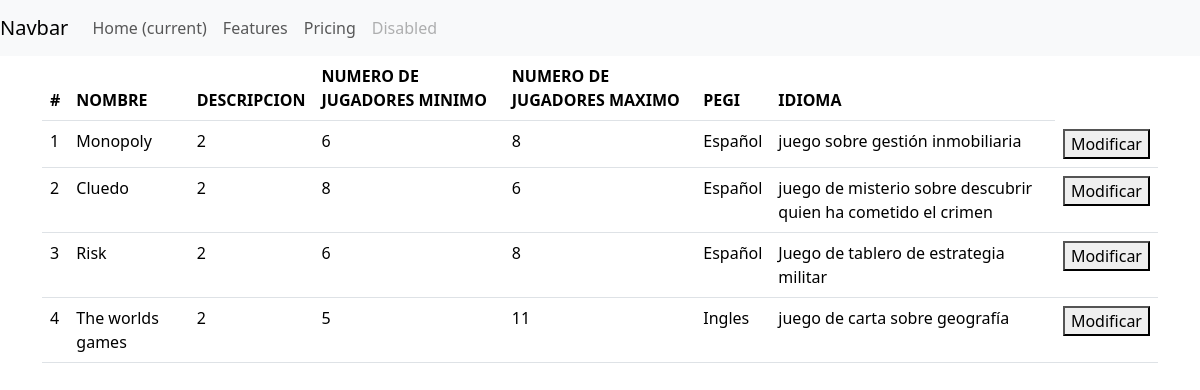
The page /view/Mostrar_juegos.php on the database its author committed.
### tables this page shows
CREATE TABLE IF NOT EXISTS Juegos(
id_juego INT AUTO_INCREMENT PRIMARY KEY,
nombre VARCHAR(50),
min_Jug INT,
max_Jug INT,
pegi INT, 
idioma VARCHAR(60),
descripcion VARCHAR(255) 
);

### model/Juego.php (called while the page is built, shortened)
<?php
class Juego
{
    public static function get_juegos($pdo)
    {
        try {
            $query = "SELECT * FROM juegos";
            $resultado = $pdo->query($query);
            $result_set = $resultado->fetchAll();
        } catch (PDOException $e) {
            print "<p>ERROR: " . $e->getMessage() . ".</p></br>";
            die();
        }
        return $result_set;
    }
}

### controller/MainController.php (called while the page is built, shortened)
<?php
include('..\model\Juego.php');
if (true) {
    $pdo = ModelUtils::conectar();
    if ($pdo) {
        $datos_juegos = ModelJuego::get_juegos($pdo);
    }
} else {
    include('../view/Login.php');
    exit();
}

### view/Mostrar_juegos.php (the view, shortened to what this page needs)
<!DOCTYPE html>
<html lang="en">
<head>
    <link href="https://cdn.jsdelivr.net/npm/bootstrap@5.3.2/dist/css/bootstrap.min.css" rel="stylesheet">
</head>
<body>
    <nav class="navbar navbar-expand-lg navbar-light bg-light">
        <a class="navbar-brand" href="#">Navbar</a>
        <div class="collapse navbar-collapse" id="navbarNav">
            <ul class="navbar-nav">
                <li class="nav-item active">
                    <a class="nav-link" href="#">Home <span class="sr-only">(current)</span></a>
                </li>
                <li class="nav-item">
                    <a class="nav-link" href="#">Features</a>
                </li>
                <li class="nav-item">
                    <a class="nav-link" href="#">Pricing</a>
                </li>
                <li class="nav-item">
                    <a class="nav-link disabled" href="#">Disabled</a>
                </li>
            </ul>
        </div>
    </nav>
    <div class="container-sm">
        <table class="table">
            <thead>
                <tr>
                    <th scope="col">#</th>
                    <th scope="col">NOMBRE</th>
                    <th scope="col">DESCRIPCION</th>
                    <th scope="col">NUMERO DE JUGADORES MINIMO</th>
                    <th scope="col">NUMERO DE JUGADORES MAXIMO</th>
                    <th scope="col">PEGI</th>
                    <th scope="col">IDIOMA</th>
                </tr>
            </thead>
            <tbody>
                <?php
                include '../controller/MainController.php';
                for ($i = 0; $i < count($datos_juegos); $i++) {
                    print("<tr>\n");
                    for ($j = 0; $j < count($datos_juegos[$i]) / 2; $j++) {
                        print("<td>" . $datos_juegos[$i][$j] . "</td>\n");
                    }
                    print("<form action=../view/Ver_juegos.php method=POST>\n");
                    print("<td><button type=submit>Modificar</button></td>");
                    print("</form>");
                }
                ?>
        </table>
</body>
</html>

### rows shown on the page
juegos: id_juego "1", nombre "Monopoly", min_Jug "2", max_Jug "6", pegi "8", idioma "Español", descripcion "juego sobre gestión inmobiliaria"
juegos: id_juego "2", nombre "Cluedo", min_Jug "2", max_Jug "8", pegi "6", idioma "Español", descripcion "juego de misterio sobre descubrir quien ha cometido el crimen"
juegos: id_juego "3", nombre "Risk", min_Jug "2", max_Jug "6", pegi "8", idioma "Español", descripcion "Juego de tablero de estrategia militar"
juegos: id_juego "4", nombre "The worlds games", min_Jug "2", max_Jug "5", pegi "11", idioma "Ingles", descripcion "juego de carta sobre geografía"
